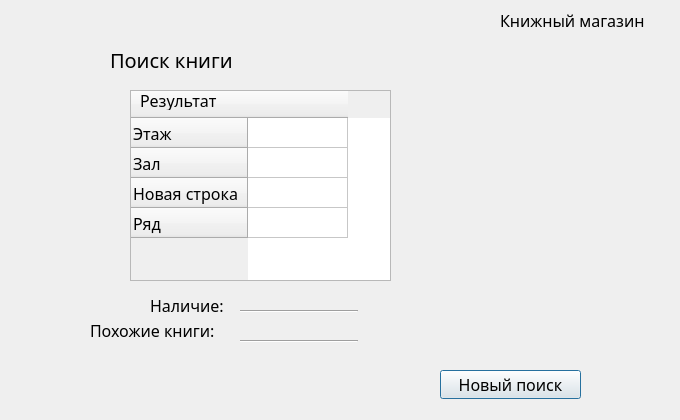
<?xml version="1.0" encoding="UTF-8"?>
<ui version="4.0">
 <class>BookSearchResultWindow</class>
 <widget class="QDialog" name="BookSearchResultWindow">
  <property name="geometry">
   <rect>
    <x>0</x>
    <y>0</y>
    <width>680</width>
    <height>420</height>
   </rect>
  </property>
  <property name="font">
   <font>
    <family>Sitka Display</family>
    <pointsize>12</pointsize>
   </font>
  </property>
  <property name="windowTitle">
   <string>Dialog</string>
  </property>
  <widget class="QLabel" name="labelLogo">
   <property name="geometry">
    <rect>
     <x>500</x>
     <y>10</y>
     <width>161</width>
     <height>20</height>
    </rect>
   </property>
   <property name="text">
    <string>Книжный магазин</string>
   </property>
  </widget>
  <widget class="QLabel" name="labelWindjowName">
   <property name="geometry">
    <rect>
     <x>110</x>
     <y>50</y>
     <width>151</width>
     <height>20</height>
    </rect>
   </property>
   <property name="font">
    <font>
     <family>Sitka Display</family>
     <pointsize>15</pointsize>
    </font>
   </property>
   <property name="text">
    <string>Поиск книги</string>
   </property>
  </widget>
  <widget class="QTableWidget" name="tableWidget">
   <property name="geometry">
    <rect>
     <x>130</x>
     <y>90</y>
     <width>261</width>
     <height>191</height>
    </rect>
   </property>
   <row>
    <property name="text">
     <string>Этаж</string>
    </property>
   </row>
   <row>
    <property name="text">
     <string>Зал</string>
    </property>
   </row>
   <row>
    <property name="text">
     <string>Новая строка</string>
    </property>
   </row>
   <row>
    <property name="text">
     <string>Ряд</string>
    </property>
   </row>
   <column>
    <property name="text">
     <string/>
    </property>
   </column>
  </widget>
  <widget class="QLabel" name="labelResult">
   <property name="geometry">
    <rect>
     <x>140</x>
     <y>90</y>
     <width>101</width>
     <height>20</height>
    </rect>
   </property>
   <property name="text">
    <string>Результат</string>
   </property>
  </widget>
  <widget class="QLabel" name="labelAvail">
   <property name="geometry">
    <rect>
     <x>150</x>
     <y>290</y>
     <width>101</width>
     <height>31</height>
    </rect>
   </property>
   <property name="text">
    <string>Наличие:</string>
   </property>
  </widget>
  <widget class="Line" name="line">
   <property name="geometry">
    <rect>
     <x>240</x>
     <y>310</y>
     <width>118</width>
     <height>3</height>
    </rect>
   </property>
   <property name="orientation">
    <enum>Qt::Horizontal</enum>
   </property>
  </widget>
  <widget class="QLabel" name="label">
   <property name="geometry">
    <rect>
     <x>90</x>
     <y>320</y>
     <width>141</width>
     <height>20</height>
    </rect>
   </property>
   <property name="text">
    <string>Похожие книги:</string>
   </property>
  </widget>
  <widget class="Line" name="line_2">
   <property name="geometry">
    <rect>
     <x>240</x>
     <y>340</y>
     <width>118</width>
     <height>3</height>
    </rect>
   </property>
   <property name="orientation">
    <enum>Qt::Horizontal</enum>
   </property>
  </widget>
  <widget class="QPushButton" name="pushButtonBackToSearch">
   <property name="geometry">
    <rect>
     <x>440</x>
     <y>370</y>
     <width>141</width>
     <height>29</height>
    </rect>
   </property>
   <property name="text">
    <string>Новый поиск</string>
   </property>
  </widget>
 </widget>
 <resources/>
 <connections/>
</ui>
